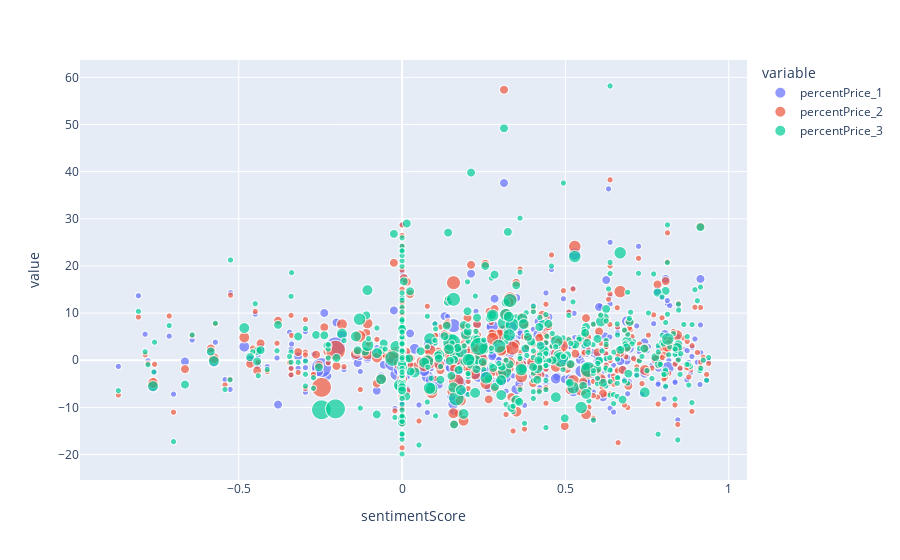

Source (notebook cell):
### Code cell
fig = px.scatter(model_tesla_df_average, x="sentimentScore", y=["percentPrice_1","percentPrice_2","percentPrice_3"], size = 'tweetID')

fig.show()

### Figure 1 — Plotly figure (JSON) as saved in the notebook; plotly's stock layout.template omitted (floating-point values rounded to 4 significant figures; data arrays with more than 128 entries replaced by an {"elided": "..."} marker saying what was removed)
{"data": [{"hovertemplate": "variable=percentPrice_1<br>sentimentScore=%{x}<br>value=%{y}<br>tweetID=%{marker.size}<extra></extra>", "legendgroup": "percentPrice_1", "marker": {"color": "#636efa", "size": {"elided": "568 int values"}, "sizemode": "area", "sizeref": 0.025, "symbol": "circle"}, "mode": "markers", "name": "percentPrice_1", "showlegend": true, "type": "scattergl", "x": {"elided": "568 float values"}, "xaxis": "x", "y": {"elided": "568 float values"}, "yaxis": "y"}, {"hovertemplate": "variable=percentPrice_2<br>sentimentScore=%{x}<br>value=%{y}<br>tweetID=%{marker.size}<extra></extra>", "legendgroup": "percentPrice_2", "marker": {"color": "#EF553B", "size": {"elided": "568 int values"}, "sizemode": "area", "sizeref": 0.025, "symbol": "circle"}, "mode": "markers", "name": "percentPrice_2", "showlegend": true, "type": "scattergl", "x": {"elided": "568 float values"}, "xaxis": "x", "y": {"elided": "568 float values"}, "yaxis": "y"}, {"hovertemplate": "variable=percentPrice_3<br>sentimentScore=%{x}<br>value=%{y}<br>tweetID=%{marker.size}<extra></extra>", "legendgroup": "percentPrice_3", "marker": {"color": "#00cc96", "size": {"elided": "568 int values"}, "sizemode": "area", "sizeref": 0.025, "symbol": "circle"}, "mode": "markers", "name": "percentPrice_3", "showlegend": true, "type": "scattergl", "x": {"elided": "568 float values"}, "xaxis": "x", "y": {"elided": "568 float values"}, "yaxis": "y"}], "layout": {"legend": {"itemsizing": "constant", "title": {"text": "variable"}, "tracegroupgap": 0}, "margin": {"t": 60}, "xaxis": {"anchor": "y", "domain": [0, 1], "title": {"text": "sentimentScore"}}, "yaxis": {"anchor": "x", "domain": [0, 1], "title": {"text": "value"}}}}
